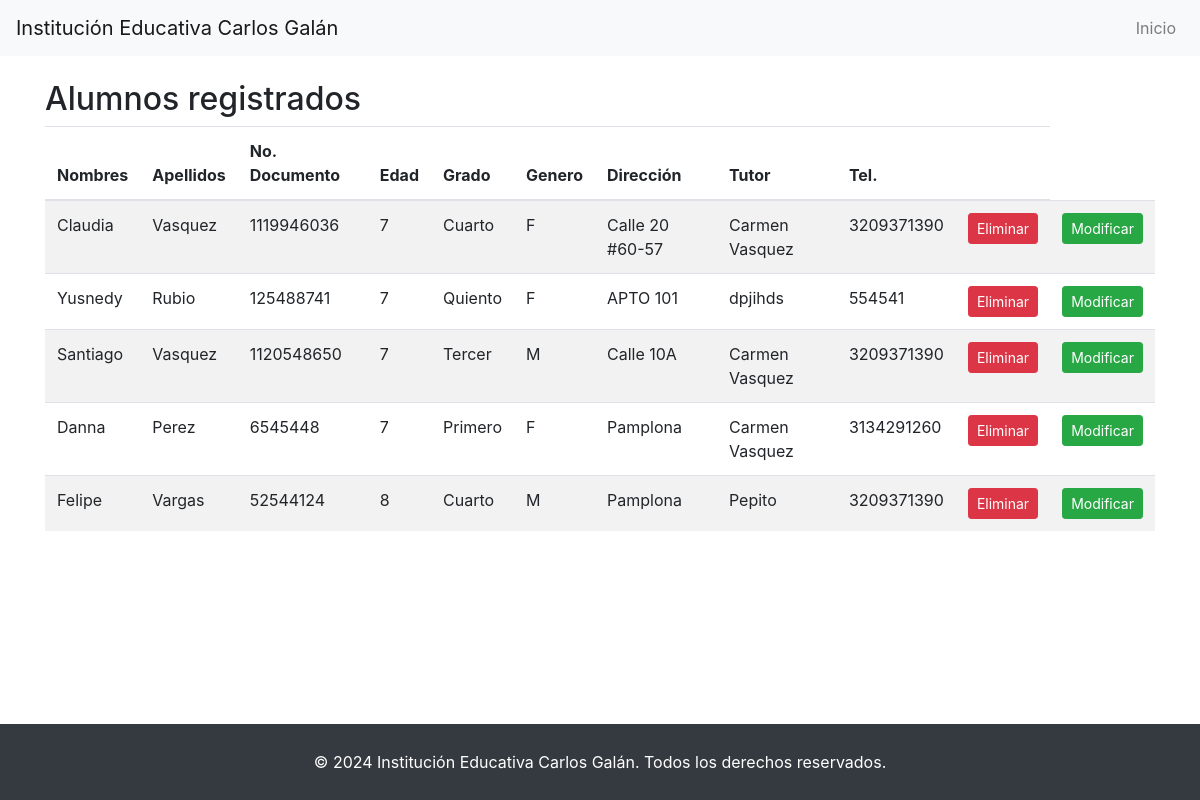
Screenshot of /escuela/student/ (signed in) with the database file from the repository.
### escuela/models.py (models this page shows, shortened)
class Student(models.Model):
    GENERO_CHOICES = [
        ('F', 'Femenino'),
        ('M', 'Masculino'),
        ('N', 'No aplica'),
    ]
    nombre = models.CharField(max_length=100)
    apellido = models.CharField(max_length=100)
    edad = models.IntegerField()
    no_documento = models.CharField(max_length=20)
    grado = models.CharField(max_length=50)
    genero = models.CharField(max_length=1, choices=GENERO_CHOICES)
    direccion = models.CharField(max_length=255)
    padre_familia = models.CharField(max_length=100)
    numero_padre = models.CharField(max_length=15)

### escuela/views.py (the view)
# urls.py: path('student/', views.view_students, name='student'),
@login_required
def view_students(request):
    students = Student.objects.all()
    return render(request, 'student.html', {'students': students})

### escuela/templates/student.html (shortened to what this page needs)
<!DOCTYPE html>
<html lang="en">
<head>
    <link rel="stylesheet" href="https://stackpath.bootstrapcdn.com/bootstrap/4.5.2/css/bootstrap.min.css">
</head>
<body>
    <header>
        <nav class="navbar navbar-expand-lg navbar-light bg-light">
            <a class="navbar-brand" href="#">Institución Educativa Carlos Galán</a>
            <div class="collapse navbar-collapse" id="navbarNav">
                <ul class="navbar-nav ml-auto">
                    <li class="nav-item">
                        <a class="nav-link" href="{% url 'home' %}">Inicio</a>
                    </li>
                </ul>
            </div>
        </nav>
    </header>
    <div class="container mt-4">
        <h2>Alumnos registrados</h2>
        <table class="table table-striped">
            <thead>
                <tr>
                    <th>Nombres</th>
                    <th>Apellidos</th>
                    <th>No. Documento</th>
                    <th>Edad</th>
                    <th>Grado</th>
                    <th>Genero</th>
                    <th>Dirección</th>
                    <th>Tutor</th>
                    <th>Tel.</th>
                    <th></th>
                </tr>
            </thead>
            <tbody>
                {% for student in students %}
                <tr>
                    <td>{{ student.nombre }}</td>
                    <td>{{ student.apellido }}</td>
                    <td>{{ student.no_documento }}</td>
                    <td>{{ student.edad }}</td>
                    <td>{{ student.grado }}</td>
                    <td>{{student.genero}}</td>
                    <td>{{ student.direccion }}</td>
                    <td>{{ student.padre_familia }}</td>
                    <td>{{ student.numero_padre}}</td>
                    <td><a href="{% url 'delete_student' student.pk %}" class="btn btn-danger btn-sm">Eliminar</a></td>
                    <td><a href="{% url 'edit_student' student.pk %}" class="btn btn-success btn-sm">Modificar</a></td>
                </tr>
                {% endfor %}
            </tbody>
        </table>
    </div>
    <footer class="bg-dark text-center">
        <div class="text-white py-3">
            © 2024 Institución Educativa Carlos Galán. Todos los derechos reservados.
        </div>
    </footer>
</body>
</html>

### escuela/templates/student.html (style rules this page uses)
body { display: flex; flex-direction: column; min-height: 100vh; }
footer { margin-top: auto; background-color: #f8f9fa; padding: 10px 0; text-align: center; color: white; }

### rows the page displays
Student: nombre "Claudia", apellido "Vasquez", no_documento "1119946036", edad "7", grado "Cuarto", genero "F", direccion "Calle 20 #60-57", padre_familia "Carmen Vasquez", numero_padre "3209371390"
Student: nombre "Yusnedy", apellido "Rubio", no_documento "125488741", edad "7", grado "Quiento", genero "F", direccion "APTO 101", padre_familia "dpjihds", numero_padre "554541"
Student: nombre "Santiago", apellido "Vasquez", no_documento "1120548650", edad "7", grado "Tercer", genero "M", direccion "Calle 10A", padre_familia "Carmen Vasquez", numero_padre "3209371390"
Student: nombre "Danna", apellido "Perez", no_documento "6545448", edad "7", grado "Primero", genero "F", direccion "Pamplona", padre_familia "Carmen Vasquez", numero_padre "3134291260"
Student: nombre "Felipe", apellido "Vargas", no_documento "52544124", edad "8", grado "Cuarto", genero "M", direccion "Pamplona", padre_familia "Pepito", numero_padre "3209371390"
